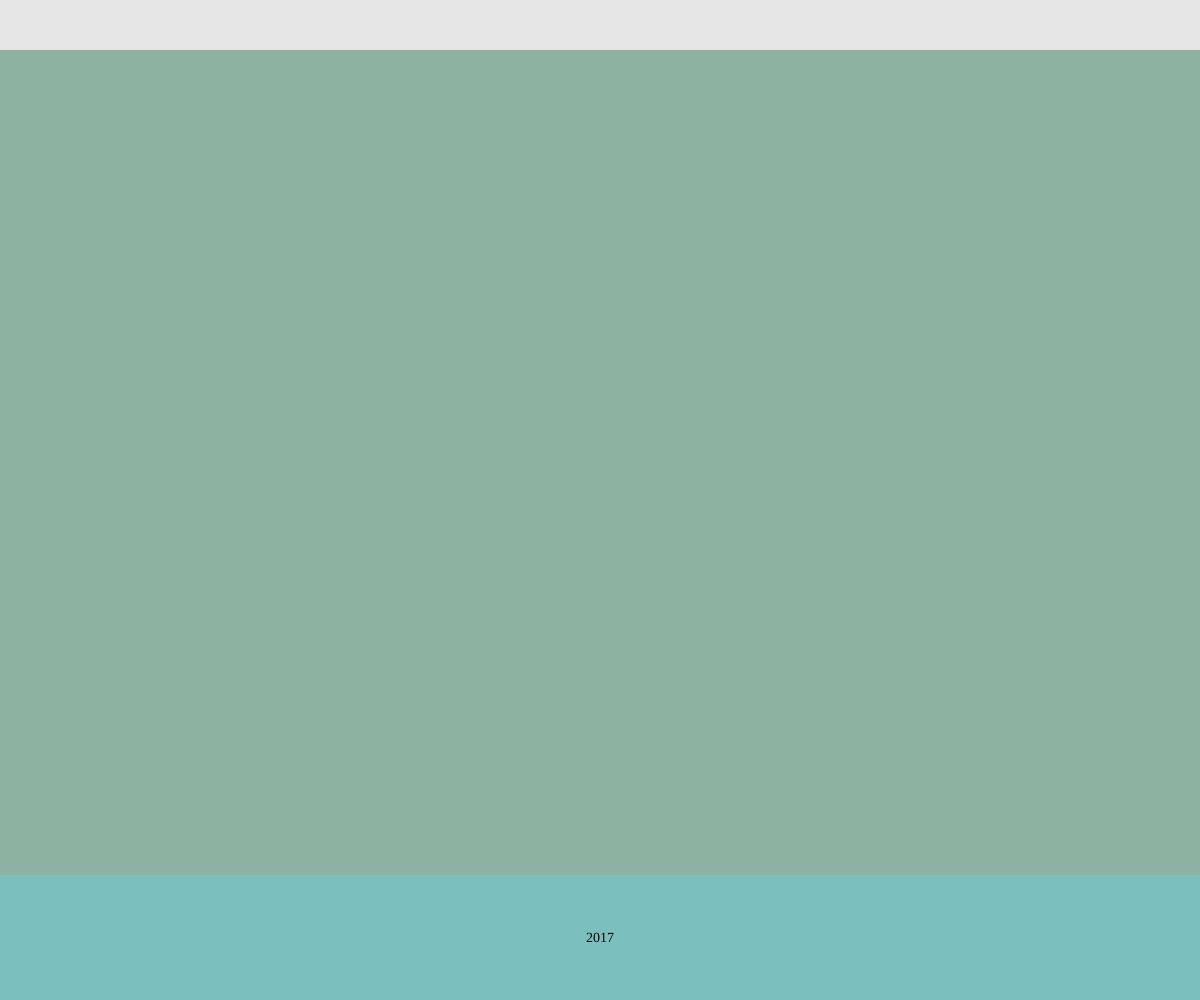
Frame 1 (no input)
Frame 60 (no input): identical to frame 1, image omitted
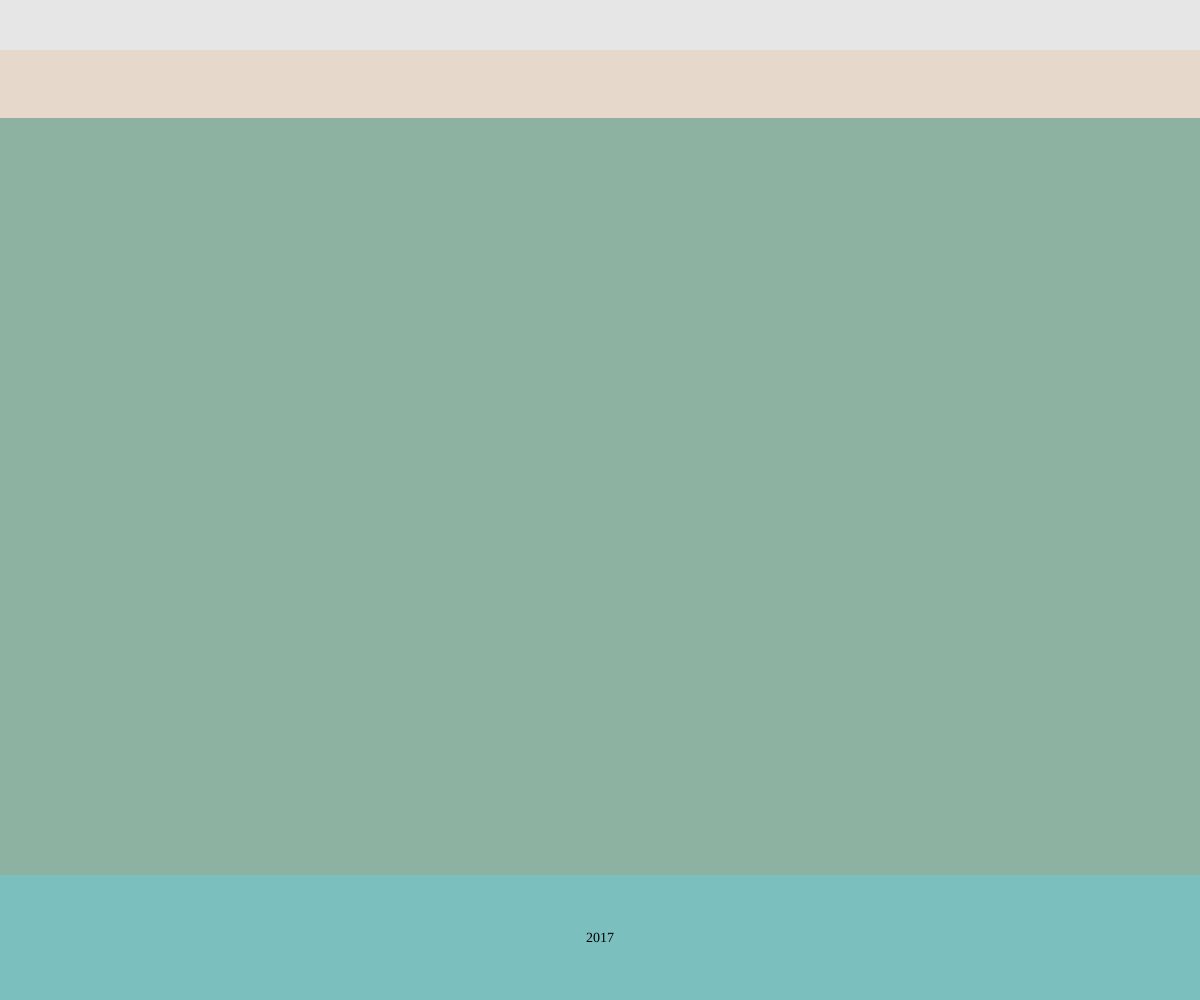
Frame 120 (the mouse pressed at the canvas centre since frame 60)

The p5.js sketch that drew these frames (run headless with seeded random() and noise() and a simulated clock; from frame 60 on, the mouse is pressed at the canvas centre):

// p5.js sketch
// ── sketch.js
var value = false;
var y = 0;
var direction = 0;
var delta = 0;
var a = 0;
var b = 0;

function setup() {
  createCanvas(windowWidth, windowHeight);
    noStroke();
}

function touchStarted() {
    
   if (mouseY < (7*height)/8) {
       
       if(value == false) {
           value = true;
       }
   
   } else if (mouseY > (7*height)/8){
       delta = touchX;
   }
}

function touchEnded() {
    
    if (mouseY < (7*height)/8) {
        
        if(value == true) {
            value = false;
        } 
    } 
}

function touchMoved() {
    
    if (mouseY > (7*height)/8) {
        
        direction = touchX - delta;
//      console.log(direction)
      
        if(direction > 0) {
            b = a + 1
            } else {
            b = a - 1
//valueX = touchX - valueX;
        }
        
        a = b;
        console.log(b);
        delta = touchX;
    
    }
}


var anno = 2017;


function draw() {
    background(141, 178, 162);
    
    noStroke;
    fill(230, 217, 203);
    rect(0,0,windowWidth,y);
    
    
    //RETT SUPERIORE MENU
    fill(230);
    rect(0,0,width,50)
    

    
    // RETTANGOLO IN FONDO
    // FILL VARIA CON LA B
    colorMode(HSB);
    fill(180+b,35,75);
    rect(0,height-(height/8),width,height/8)
    
    colorMode(RGB);
    // modificare i valori di seguito per rallentare o velocizzare
    
    var valDiscesa = 2;
    var valSalita = 2 + b/40;
         // console.log(valSalita)

    /*if (valSalita < 1){
        valSalita = 0.1;
    }*/
    
    var tempo = anno - b*5;
    
    /*if (tempo > 2400) {
        tempo = 2400;
    }*/
    
    fill(0);
    textSize(14);
    textFont("Montserrat");
    textAlign(CENTER);
    text(tempo,width/2,7.5*height/8+4)
    
    if (value == true && y < height-height/8){
        
       for(i=0; i < valDiscesa ; i++){
        
           y = y + 1;
       } 
    
    } else if (value == false && y > 50){
        
        for(i=0; i < valSalita ; i++) {
            
            y = y - 1;
        } 
        
    }
        
}

  
  // Touch within the image to change
// the value of the rectangle

// ── pixeltreesketch.js
function setup() {
    createCanvas(windowWidth, windowHeight);
    frameRate(24);
    noStroke(0);


}

var value = 0;
var direction = 0;
var a = 0;
var b = 0;
var tempo;
var anno = 2017;

function draw() {




    // RETTANGOLO IN cima


    fill(230);
    rect(0, 0, width, 50);

    // RETTANGOLO IN FONDO
    // FILL VARIA CON LA B
    colorMode(HSB);
    fill(100 + b, 35, 75);
    rect(0, height - (height / 8), width, height / 8)

    colorMode(RGB);

    tempo = anno - b * 5;

    /*if (tempo > 2400) {
        tempo = 2400;
    }*/

    fill(0);
    textSize(14);
    textFont("Montserrat");
    textAlign(CENTER);
    text(tempo, width / 2, 7.5 * height / 8 + 4)

    
}

function touchStarted() {
    value = touchX;
}

function touchMoved() {

    if (touchY > (7 * height) / 8) {
        direction = touchX - value;
       // console.log(value)
        if (direction > 0) {
            b = a + 1
        } else {
            b = a - 1
            b = a - 1


        }
        a = b;

       // console.log(b);
        value = touchX;

    }
    
    
    drawTrees();
}


function drawTrees() {

    for (var x = 0; x < width; x += 5) {
        for (var y = 0; y < height; y += 5) {

        tempo = anno - b * 5;
           

    /*    if ( tempo == 2017) {
          
        fill(121,165,104)
        } else if (tempo == 2002) {
          
          fill(166,189,122);
        } else if (tempo == 2042) {
          fill(90,134,97);
        }
        else {
          fill(0); 
        }*/
        
        var scuro = map(tempo,0,2400,100,0);
        
        var chiaro = map(tempo,0,2400,0,100);
        
        var medio1 = map(tempo,0,1200,0,33);

        var medio2 = map(tempo,1200,2400,33,0);

        if(random()< scuro /100) {
          
          fill(90, 134, 97)
        } 
          
           
        if(random()< chiaro /100) {
          fill(166, 189, 122)
        } 
         
     if(tempo < 1200 && random()< medio1 /100) {
          fill(121,165,104)
        } else if (tempo >= 1200 && random()< medio2 /100) {
          fill(121,165,104)
        } 

  
            /*if (b >= 0) {
                if (random() < (b + 1) / 100) {
                    fill(121, 164, 104);
                }
                if (random() < (b + 1) / 100) {
                    fill(166, 189, 122);
                }
                if (random() < (b + 1) / 100) {
                    fill(90, 134, 97);
                }

            } else {

                if (random() < abs((b + 1) / 100)) {

                    fill(90, 134, 97);

                }

                if (random() < abs((b + 1) / 100)) {

                    fill(121, 164, 104);

                }

                if (random() < abs((b + 1) / 100)) {

                    fill(166, 189, 122);

                }
            }*/



            //80% alberi

            rect(x, y, 5, 5);

        }
    }
}

/*function windowResize(){
  resizeCanvas(windowWidth,windowHeight)
  };*/



/*
function setup(){
  background(0);
  bottone = createButton('click me');
  bottone.position(400,400);
  bottone.mousePressed(changeBG);
}

function changeBG() {
  var val=random(255);
  background(val);
}
*/
